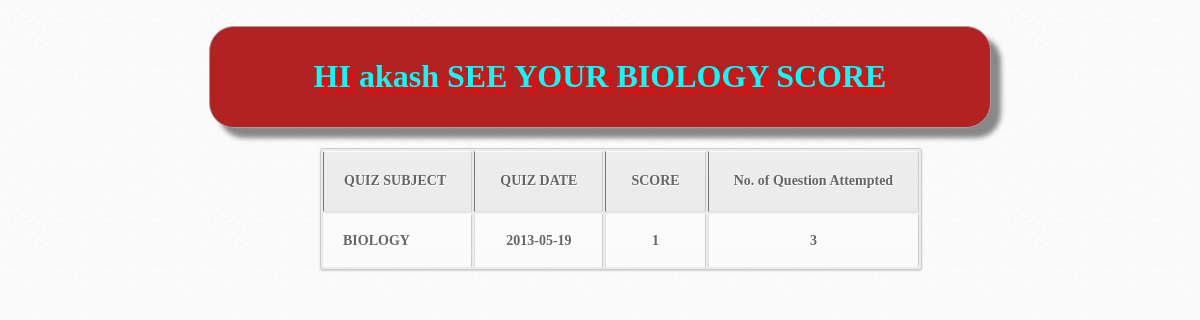
Screenshot of /bio_quiz_history.php (signed in) with the database file from the repository.
### tables this page shows
CREATE TABLE IF NOT EXISTS `user_bio_score` (
  `username` varchar(200) DEFAULT NULL,
  `quiz_date` date DEFAULT NULL,
  `bio_score` int(11) DEFAULT NULL,
  `ques_attempt` int(11) DEFAULT NULL,
  KEY `username` (`username`)
);

### bio_quiz_history.php (the view, shortened to what this page needs)
<!DOCTYPE html>
<html>
    <head>
    </head>
    <body background="table.jpg">
        <?php
        echo "<br>";
        echo "<center>";
       echo "<div>";
        echo "<h1><font color='aqua'> HI ".$_COOKIE["user"]." SEE YOUR BIOLOGY SCORE </font></h1>";
       echo "</div>";
        echo "</center>";
        $user=$_COOKIE["user"];
        $con=mysqli_connect("localhost","root","root","quiz_db");
$result = mysqli_query($con,"SELECT * FROM user_bio_score where username='$user'");
echo "<table border='1' align='center'>
<tr>
<th>QUIZ SUBJECT</th>
<th>QUIZ DATE</th>
<th>SCORE</th>
<th>No. of Question Attempted</th>
</tr>";
while($row = mysqli_fetch_array($result))
  {
  echo "<tr>";
  echo "<td>BIOLOGY</td>";
  echo "<td>" . $row['quiz_date'] . "</td>";
  echo "<td>" . $row['bio_score'] . "</td>";
  echo "<td>" . $row['ques_attempt'] . "</td>";
  echo "</tr>";
  }
echo "</table>";
        ?>
    </body>
</html>

### bio_quiz_history.php (style rules this page uses)
div { border:1px solid #a1a1a1; padding:10px 40px; background: firebrick; width:700px; border-radius:25px; box-shadow: 10px 10px 5px #888888; }
h1 { text-shadow: 5px 5px 5px #FF0000; }
table { position: absolute; left: 300px; font-family: cursive; font-weight: bold; color:#666; font-size:14px; text-shadow: 1px 1px 0px #fff; background:#eaebec; margin:20px; border:#ccc 1px solid; -moz-border-radius:3px; -webkit-border-radius:3px; border-radius:3px; -moz-box-shadow: 0 1px 2px #d1d1d1; -webkit-box-shadow: 0 1px 2px #d1d1d1; box-shadow: 0 1px 2px #d1d1d1; }
table th { padding:21px 25px 22px 25px; border-top:1px solid #fafafa; border-bottom:1px solid #e0e0e0; background: #ededed; background: -webkit-gradient(linear, left top, left bottom, from(#ededed), to(#ebebeb)); background: -moz-linear-gradient(top, #ededed, #ebebeb); }
table th:first-child { text-align: left; padding-left:20px; }
table tr:first-child th:first-child { -moz-border-radius-topleft:3px; -webkit-border-top-left-radius:3px; border-top-left-radius:3px; }
table tr:first-child th:last-child { -moz-border-radius-topright:3px; -webkit-border-top-right-radius:3px; border-top-right-radius:3px; }
table tr { text-align: center; padding-left:20px; }
table tr td:first-child { text-align: left; padding-left:20px; border-left: 0; }
table tr td { padding:18px; border-top: 1px solid #ffffff; border-bottom:1px solid #e0e0e0; border-left: 1px solid #e0e0e0; background: #fafafa; background: -webkit-gradient(linear, left top, left bottom, from(#fbfbfb), to(#fafafa)); background: -moz-linear-gradient(top, #fbfbfb, #fafafa); }
table tr:last-child td { border-bottom:0; }
table tr:last-child td:first-child { -moz-border-radius-bottomleft:3px; -webkit-border-bottom-left-radius:3px; border-bottom-left-radius:3px; }
table tr:last-child td:last-child { -moz-border-radius-bottomright:3px; -webkit-border-bottom-right-radius:3px; border-bottom-right-radius:3px; }

### rows the page displays
user_bio_score: quiz_date "2013-05-19", bio_score "1", ques_attempt "3"

### other values shown
$_COOKIE["user"] "akash"
